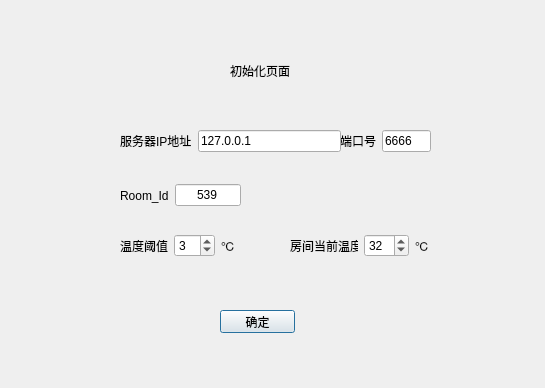
<?xml version="1.0" encoding="UTF-8"?>
<ui version="4.0">
 <class>InitialPage</class>
 <widget class="QDialog" name="InitialPage">
  <property name="geometry">
   <rect>
    <x>0</x>
    <y>0</y>
    <width>545</width>
    <height>388</height>
   </rect>
  </property>
  <property name="windowTitle">
   <string>Dialog</string>
  </property>
  <widget class="QLabel" name="label">
   <property name="geometry">
    <rect>
     <x>230</x>
     <y>60</y>
     <width>71</width>
     <height>21</height>
    </rect>
   </property>
   <property name="text">
    <string>初始化页面</string>
   </property>
  </widget>
  <widget class="QPushButton" name="btn_yes">
   <property name="geometry">
    <rect>
     <x>220</x>
     <y>310</y>
     <width>75</width>
     <height>23</height>
    </rect>
   </property>
   <property name="text">
    <string>确定</string>
   </property>
  </widget>
  <widget class="QWidget" name="layoutWidget">
   <property name="geometry">
    <rect>
     <x>120</x>
     <y>230</y>
     <width>121</width>
     <height>31</height>
    </rect>
   </property>
   <layout class="QHBoxLayout" name="horizontalLayout">
    <item>
     <widget class="QLabel" name="label_2">
      <property name="text">
       <string>温度阈值</string>
      </property>
     </widget>
    </item>
    <item>
     <widget class="QSpinBox" name="temp_threshold">
      <property name="maximum">
       <number>10</number>
      </property>
      <property name="value">
       <number>3</number>
      </property>
     </widget>
    </item>
    <item>
     <widget class="QLabel" name="label_5">
      <property name="text">
       <string>℃</string>
      </property>
     </widget>
    </item>
   </layout>
  </widget>
  <widget class="QWidget" name="layoutWidget">
   <property name="geometry">
    <rect>
     <x>340</x>
     <y>130</y>
     <width>91</width>
     <height>22</height>
    </rect>
   </property>
   <layout class="QHBoxLayout" name="horizontalLayout_3">
    <item>
     <widget class="QLabel" name="label_4">
      <property name="text">
       <string>端口号</string>
      </property>
     </widget>
    </item>
    <item>
     <widget class="QLineEdit" name="le_port">
      <property name="text">
       <string>6666</string>
      </property>
      <property name="maxLength">
       <number>5</number>
      </property>
     </widget>
    </item>
   </layout>
  </widget>
  <widget class="QWidget" name="layoutWidget">
   <property name="geometry">
    <rect>
     <x>120</x>
     <y>130</y>
     <width>221</width>
     <height>22</height>
    </rect>
   </property>
   <layout class="QHBoxLayout" name="horizontalLayout_2">
    <item>
     <widget class="QLabel" name="label_3">
      <property name="text">
       <string>服务器IP地址</string>
      </property>
     </widget>
    </item>
    <item>
     <widget class="QLineEdit" name="le_ip_address">
      <property name="text">
       <string>127.0.0.1</string>
      </property>
     </widget>
    </item>
   </layout>
  </widget>
  <widget class="QWidget" name="layoutWidget_2">
   <property name="geometry">
    <rect>
     <x>290</x>
     <y>230</y>
     <width>140</width>
     <height>31</height>
    </rect>
   </property>
   <layout class="QHBoxLayout" name="horizontalLayout_4">
    <item>
     <widget class="QLabel" name="label_6">
      <property name="text">
       <string>房间当前温度</string>
      </property>
     </widget>
    </item>
    <item>
     <widget class="QSpinBox" name="temp_real">
      <property name="minimum">
       <number>-20</number>
      </property>
      <property name="maximum">
       <number>50</number>
      </property>
      <property name="value">
       <number>32</number>
      </property>
     </widget>
    </item>
    <item>
     <widget class="QLabel" name="label_7">
      <property name="text">
       <string>℃</string>
      </property>
     </widget>
    </item>
   </layout>
  </widget>
  <widget class="QWidget" name="layoutWidget_3">
   <property name="geometry">
    <rect>
     <x>120</x>
     <y>180</y>
     <width>121</width>
     <height>31</height>
    </rect>
   </property>
   <layout class="QHBoxLayout" name="horizontalLayout_5">
    <item>
     <widget class="QLabel" name="label_8">
      <property name="text">
       <string>Room_Id</string>
      </property>
     </widget>
    </item>
    <item>
     <widget class="QLineEdit" name="le_room_id">
      <property name="inputMask">
       <string/>
      </property>
      <property name="text">
       <string>539</string>
      </property>
      <property name="maxLength">
       <number>3</number>
      </property>
      <property name="alignment">
       <set>Qt::AlignCenter</set>
      </property>
     </widget>
    </item>
   </layout>
  </widget>
 </widget>
 <resources/>
 <connections/>
</ui>
